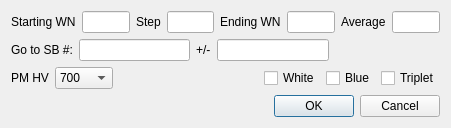
<?xml version="1.0" encoding="UTF-8"?>
<ui version="4.0">
 <class>QuickSettings</class>
 <widget class="QDialog" name="QuickSettings">
  <property name="geometry">
   <rect>
    <x>0</x>
    <y>0</y>
    <width>451</width>
    <height>125</height>
   </rect>
  </property>
  <property name="windowTitle">
   <string>Scan Settings</string>
  </property>
  <layout class="QVBoxLayout" name="verticalLayout">
   <item>
    <layout class="QHBoxLayout" name="horizontalLayout_3">
     <item>
      <widget class="QLabel" name="label_3">
       <property name="text">
        <string>Starting WN</string>
       </property>
      </widget>
     </item>
     <item>
      <widget class="QFNumberEdit" name="tStartWN"/>
     </item>
     <item>
      <widget class="QLabel" name="label_4">
       <property name="text">
        <string>Step</string>
       </property>
      </widget>
     </item>
     <item>
      <widget class="QFNumberEdit" name="tStepWN"/>
     </item>
     <item>
      <widget class="QLabel" name="label_5">
       <property name="text">
        <string>Ending WN</string>
       </property>
      </widget>
     </item>
     <item>
      <widget class="QFNumberEdit" name="tEndWN"/>
     </item>
     <item>
      <widget class="QLabel" name="label_10">
       <property name="text">
        <string>Average</string>
       </property>
      </widget>
     </item>
     <item>
      <widget class="QINumberEdit" name="tAverages"/>
     </item>
    </layout>
   </item>
   <item>
    <layout class="QHBoxLayout" name="horizontalLayout_11">
     <item>
      <widget class="QLabel" name="label_18">
       <property name="text">
        <string>Go to SB #:</string>
       </property>
      </widget>
     </item>
     <item>
      <widget class="QFNumberEdit" name="tGotoSB"/>
     </item>
     <item>
      <widget class="QLabel" name="label_19">
       <property name="text">
        <string>+/-</string>
       </property>
      </widget>
     </item>
     <item>
      <widget class="QFNumberEdit" name="tGotoBound"/>
     </item>
     <item>
      <spacer name="horizontalSpacer_3">
       <property name="orientation">
        <enum>Qt::Horizontal</enum>
       </property>
       <property name="sizeHint" stdset="0">
        <size>
         <width>40</width>
         <height>20</height>
        </size>
       </property>
      </spacer>
     </item>
    </layout>
   </item>
   <item>
    <layout class="QHBoxLayout" name="horizontalLayout_7">
     <item>
      <widget class="QLabel" name="label_13">
       <property name="text">
        <string>PM HV</string>
       </property>
      </widget>
     </item>
     <item>
      <widget class="QComboBox" name="cbPMHV">
       <item>
        <property name="text">
         <string>700</string>
        </property>
       </item>
       <item>
        <property name="text">
         <string>1000</string>
        </property>
       </item>
      </widget>
     </item>
     <item>
      <spacer name="horizontalSpacer_2">
       <property name="orientation">
        <enum>Qt::Horizontal</enum>
       </property>
       <property name="sizeHint" stdset="0">
        <size>
         <width>40</width>
         <height>20</height>
        </size>
       </property>
      </spacer>
     </item>
     <item>
      <widget class="QCheckBox" name="cbFilterWhite">
       <property name="text">
        <string>White</string>
       </property>
      </widget>
     </item>
     <item>
      <widget class="QCheckBox" name="cbFilterBlue">
       <property name="text">
        <string>Blue</string>
       </property>
      </widget>
     </item>
     <item>
      <widget class="QCheckBox" name="cbFilterTriplet">
       <property name="text">
        <string>Triplet</string>
       </property>
      </widget>
     </item>
    </layout>
   </item>
   <item>
    <widget class="QDialogButtonBox" name="buttonBox">
     <property name="orientation">
      <enum>Qt::Horizontal</enum>
     </property>
     <property name="standardButtons">
      <set>QDialogButtonBox::Cancel|QDialogButtonBox::Ok</set>
     </property>
    </widget>
   </item>
  </layout>
 </widget>
 <customwidgets>
  <customwidget>
   <class>QFNumberEdit</class>
   <extends>QLineEdit</extends>
   <header>InstsAndQt.customQt</header>
  </customwidget>
  <customwidget>
   <class>QINumberEdit</class>
   <extends>QLineEdit</extends>
   <header>InstsAndQt.customQt</header>
  </customwidget>
 </customwidgets>
 <tabstops>
  <tabstop>tStartWN</tabstop>
  <tabstop>tStepWN</tabstop>
  <tabstop>tEndWN</tabstop>
  <tabstop>tAverages</tabstop>
  <tabstop>tGotoSB</tabstop>
  <tabstop>tGotoBound</tabstop>
  <tabstop>cbPMHV</tabstop>
  <tabstop>buttonBox</tabstop>
 </tabstops>
 <resources/>
 <connections>
  <connection>
   <sender>buttonBox</sender>
   <signal>accepted()</signal>
   <receiver>QuickSettings</receiver>
   <slot>accept()</slot>
   <hints>
    <hint type="sourcelabel">
     <x>227</x>
     <y>551</y>
    </hint>
    <hint type="destinationlabel">
     <x>157</x>
     <y>274</y>
    </hint>
   </hints>
  </connection>
  <connection>
   <sender>buttonBox</sender>
   <signal>rejected()</signal>
   <receiver>QuickSettings</receiver>
   <slot>reject()</slot>
   <hints>
    <hint type="sourcelabel">
     <x>295</x>
     <y>557</y>
    </hint>
    <hint type="destinationlabel">
     <x>286</x>
     <y>274</y>
    </hint>
   </hints>
  </connection>
 </connections>
</ui>
